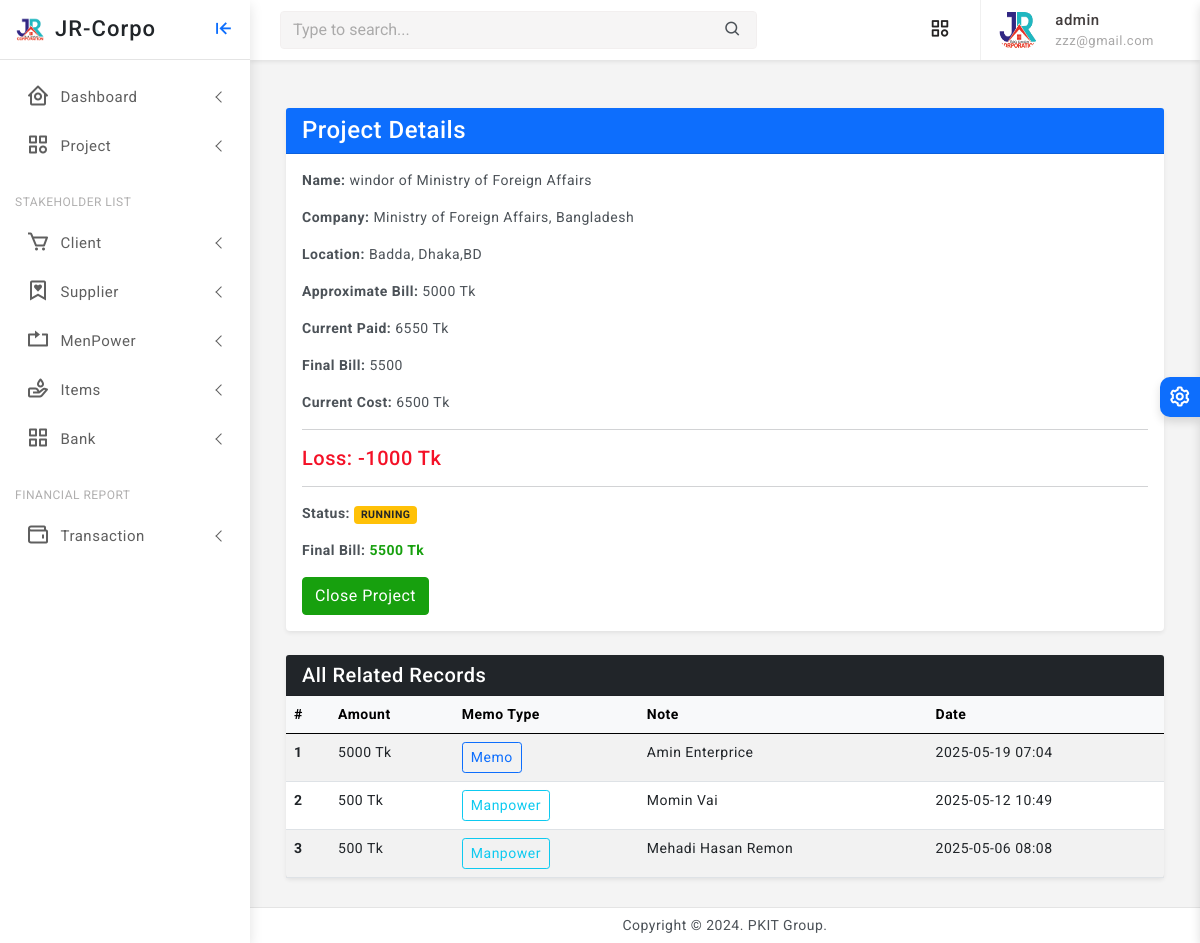
Before: /project/2/records/ (signed in) with the older database file.
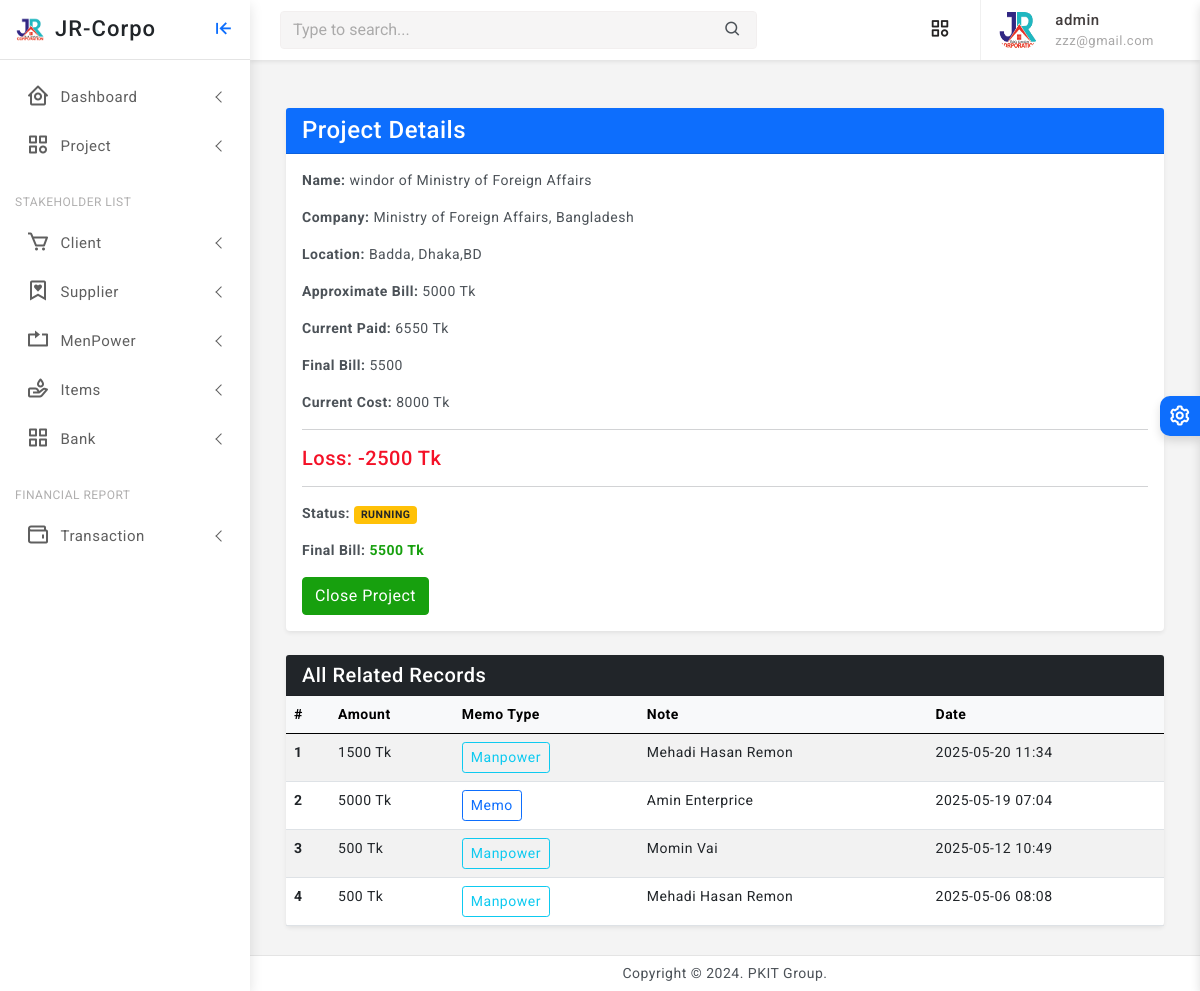
After: the same page with the newer database file.
### core/models.py (models this page shows, shortened)
class Project(models.Model):
    STATUS_CHOICES = [
        ('RUNNING', 'Running'),
        ('TRIAL', 'Trial Period'),
        ('CLOSED', 'Closed'),
        ('OTHER', 'Other'),
    ]
    company = models.ForeignKey(Company, on_delete=models.CASCADE, related_name='projects')
    name = models.CharField(max_length=255)
    location = models.CharField(max_length=255)
    approximate_bill = models.PositiveIntegerField(default=0)
    current_cost = models.PositiveIntegerField(default=0, null=True, blank=True)
    final_bill = models.PositiveIntegerField(default=0, null=True, blank=True)
    current_paid = models.PositiveIntegerField(default=0, null=True, blank=True)
    created_at = models.DateTimeField(auto_now_add=True)
    updated_at = models.DateTimeField(auto_now=True)
    status = models.CharField(max_length=10, null=True, blank=True, choices=STATUS_CHOICES, default='RUNNING')
    @property
    def profit_or_loss(self):
        if self.final_bill is not None and self.current_cost is not None:
            return self.final_bill - self.current_cost
        return 0

class Record(models.Model):
    memo = models.ForeignKey(
        'Memo',
        on_delete=models.CASCADE,
        null=True,
        blank=True,
        related_name='records'
    )
    manpower = models.ForeignKey(
        'ManpowerMemo',
        on_delete=models.CASCADE,
        null=True,
        blank=True,
        related_name='records'
    )
    project = models.ForeignKey('Project', on_delete=models.CASCADE)
    amount = models.PositiveIntegerField()
    created_at = models.DateTimeField(auto_now_add=True)

class Memo(models.Model):
    project = models.ForeignKey(Project, on_delete=models.CASCADE, related_name='item_memos')
    supplier = models.ForeignKey(Supplier, on_delete=models.CASCADE, related_name='memos')
    items = models.ManyToManyField(Item, related_name='memos')
    amount = models.PositiveIntegerField(default=0)
    payment_balance = models.PositiveIntegerField(default=0, null=True, blank=True)
    is_payment_done = models.BooleanField(default=False, null=True, blank=True)
    created_at = models.DateTimeField(auto_now_add=True)
    updated_at = models.DateTimeField(auto_now=True)

class Organization(models.Model):
    name = models.CharField(max_length=255, unique=True)
    location = models.CharField(max_length=255)
    phone = models.CharField(max_length=20)
    logo = models.ImageField(upload_to='media/logos/', blank=True, null=True)
    created_at = models.DateTimeField(auto_now_add=True)
    updated_at = models.DateTimeField(auto_now=True)
    class Meta:
        abstract = True

class Supplier(Organization):
    pass

class ManpowerMemo(models.Model):
    project = models.ForeignKey(Project, on_delete=models.CASCADE, related_name='manpower_memos')
    worker = models.ForeignKey(MenPower, on_delete=models.CASCADE, related_name='memos')
    amount = models.PositiveIntegerField(default=0)
    payment_balance = models.PositiveIntegerField(default=0)
    is_payment_done = models.BooleanField(default=False, null=True, blank=True)
    created_at = models.DateTimeField(auto_now_add=True)
    updated_at = models.DateTimeField(auto_now=True)

class MenPower(Organization):
    pass

class Company(Organization):
    pass

### core/views.py (the view)
# urls.py: path('project/<int:project_id>/records/', views.project_record_detail, name='project_record_detail'),
@staff_required
def project_record_detail(request, project_id):
    project = get_object_or_404(Project, id=project_id)
    records = Record.objects.filter(project=project).order_by('-created_at')
    return render(request, 'project/project_record_detail.html', {
        'project': project,
        'records': records,
    })

### core/views.py (called while the page is built)
def staff_required(view_func):
    return user_passes_test(lambda u: u.is_authenticated and u.is_staff)(view_func)

### core/templates/project/project_record_detail.html (shortened to what the changed rows need)
{% extends 'partials/base0.html' %}
{% load static %}
{% block content %}
<div class="container my-4">
    <div class="card shadow-sm mb-4">
        <div class="card-body">
            <p><strong>Name:</strong> {{ project.name }}</p>
            <p><strong>Company:</strong> {{ project.company.name }}</p>
            <p><strong>Location:</strong> {{ project.location }}</p>
            <p><strong>Approximate Bill:</strong> {{ project.approximate_bill|default:"0" }} Tk</p>
            <p><strong>Current Paid:</strong> {{ project.current_paid|default:"0" }} Tk</p>
            <p><strong>Final Bill:</strong> {{ project.final_bill|default:"-" }}</p>
            <p><strong>Current Cost:</strong> {{ project.current_cost|default:"0" }} Tk</p>
            <hr>
            <h5 class="{% if project.profit_or_loss < 0 %}text-danger{% else %}text-success{% endif %}">
                {% if project.profit_or_loss < 0 %}
                    Loss: {{ project.profit_or_loss }} Tk
                {% else %}
                    Profit: {{ project.profit_or_loss }} Tk
                {% endif %}
            </h5>
            <hr>
            <p><strong>Status:</strong>
                <span class="badge
                    {% if project.status == 'CLOSED' %}
                        bg-danger
                    {% elif project.status == 'RUNNING' %}
                        bg-warning text-dark
                    {% elif project.status == 'TRIAL' %}
                        bg-info text-dark
                    {% else %}
                        bg-secondary
                    {% endif %}
                ">
                    {{ project.status|capfirst }}
                </span>
            </p>
            {% if not project.final_bill %}
                <form method="post" action="{% url 'make_final_bill' project.pk %}" class="d-flex align-items-center gap-2 mt-2">
                    {% csrf_token %}
                    <input type="number" name="final_bill" step="0.01" placeholder="Enter Final Bill" class="form-control form-control-sm" required style="width: 200px;">
                    <button type="submit" class="btn btn-sm btn-success">Make Final Bill</button>
                </form>
            {% else %}
                <p><strong>Final Bill:</strong>
                    <span class="text-success fw-bold">{{ project.final_bill }} Tk</span>
                </p>
            {% endif %}
            {% if project.status != 'CLOSED' %}
                <form method="post" action="{% url 'close_project' project.pk %}" class="mt-3">
                    <button type="submit" class="btn btn-success">Close Project</button>
                </form>
            {% else %}
                <div class="alert alert-danger text-center fw-bold mt-3">
                    Project is Closed
                </div>
            {% endif %}
        </div>
    </div>
    <div class="card shadow-sm">
        <div class="card-body p-0">
            <table class="table table-striped table-hover mb-0">
                <thead class="table-light">
                    <tr>
                        <th scope="col">#</th>
                        <th scope="col">Amount</th>
                        <th scope="col">Memo Type</th>
                        <th scope="col">Note</th>
                        <th scope="col">Date</th>
                    </tr>
                </thead>
                <tbody>
                    {% for record in records %}
                        <tr>
                            <th scope="row">{{ forloop.counter }}</th>
                            <td>{{ record.amount }} Tk</td>
                            <td>
                                {% if record.memo %}
                                    <a href="{% url 'memo_detail' record.memo.pk %}" class="btn btn-sm btn-outline-primary">Memo</a>
                                {% endif %}
                                {% if record.manpower %}
                                    <a href="{% url 'manpowermemo_detail' record.manpower.pk %}" class="btn btn-sm btn-outline-info">Manpower</a>
                                {% endif %}
                            </td>
                            <td>{{ record.memo.supplier.name }}{{ record.manpower.worker.name}}</td>
                            <td>{{ record.created_at|date:"Y-m-d H:i" }}</td>
                        </tr>
                    {% empty %}
                        <tr>
                            <td colspan="5" class="text-center text-muted">No records found for this project.</td>
                        </tr>
                    {% endfor %}
                </tbody>
            </table>
        </div>
    </div>
</div>
{% endblock %}

### templates/partials/base0.html (shortened to what the changed rows need)
<!doctype html>
<html lang="en">
{% load static %}
<head>
	<link href="{% static 'assets/plugins/vectormap/jquery-jvectormap-2.0.2.css' %}" rel="stylesheet"/>
	<link href="{% static 'assets/plugins/simplebar/css/simplebar.css' %}" rel="stylesheet" />
	<link href="{% static 'assets/plugins/perfect-scrollbar/css/perfect-scrollbar.css' %}" rel="stylesheet" />
	<link href="{% static 'assets/plugins/metismenu/css/metisMenu.min.css' %}" rel="stylesheet" />
	<link href="{% static 'assets/css/pace.min.css' %}" rel="stylesheet" />
	<link href="{% static 'assets/css/bootstrap.min.css' %}" rel="stylesheet">
	<link href="{% static 'assets/css/app.css' %}" rel="stylesheet">
	<link href="{% static 'assets/css/icons.css' %}" rel="stylesheet">
	<link rel="stylesheet" href="{% static 'assets/css/dark-theme.css' %}" />
	<link rel="stylesheet" href="{% static 'assets/css/semi-dark.css' %}" />
	<link rel="stylesheet" href="{% static 'assets/css/header-colors.css' %}" />
		<link rel="stylesheet" href="https://use.fontawesome.com/releases/v5.15.2/css/all.css"
>
</head>
<body>
	<div class="wrapper">
		<div class="sidebar-wrapper" data-simplebar="true">
			<div class="sidebar-header">
				<div>
				</div>
				<div>
				</div>
				<div class="toggle-icon ms-auto"><i class='bx bx-arrow-to-left'></i>
				</div>
			</div>
			<ul class="metismenu" id="menu">
				<li>
				</li>
				<li>
				</li>
				<li class="menu-label">Stakeholder List</li>
				<li>
				</li>
				<li>
				</li>
				<li>
				</li>
				<li>
				</li>
				<li>
				</li>
				<li class="menu-label">Financial Report</li>
				<li>
				</li>
			</ul>
		</div>
	<header>
			<div class="topbar d-flex align-items-center">
			</div>
	</header>
		<div class="page-wrapper">
			<div class="page-content">
				{% block content %}
				{% endblock %}
			</div>
		</div>
		<footer class="page-footer">
			<p class="mb-0">Copyright © 2024. PKIT Group.</p>
		</footer>
	</div>
</body>
</html>

Changed rows visible on the page:
changed Project "windor of Ministry of Foreign Affairs": current_cost "6500" → "8000"; profit_or_loss "-1000" → "-2500"
added Record: amount "1500", shows "Manpower", manpower.worker.name "Mehadi Hasan Remon", created_at "2025-05-20 11:34"
